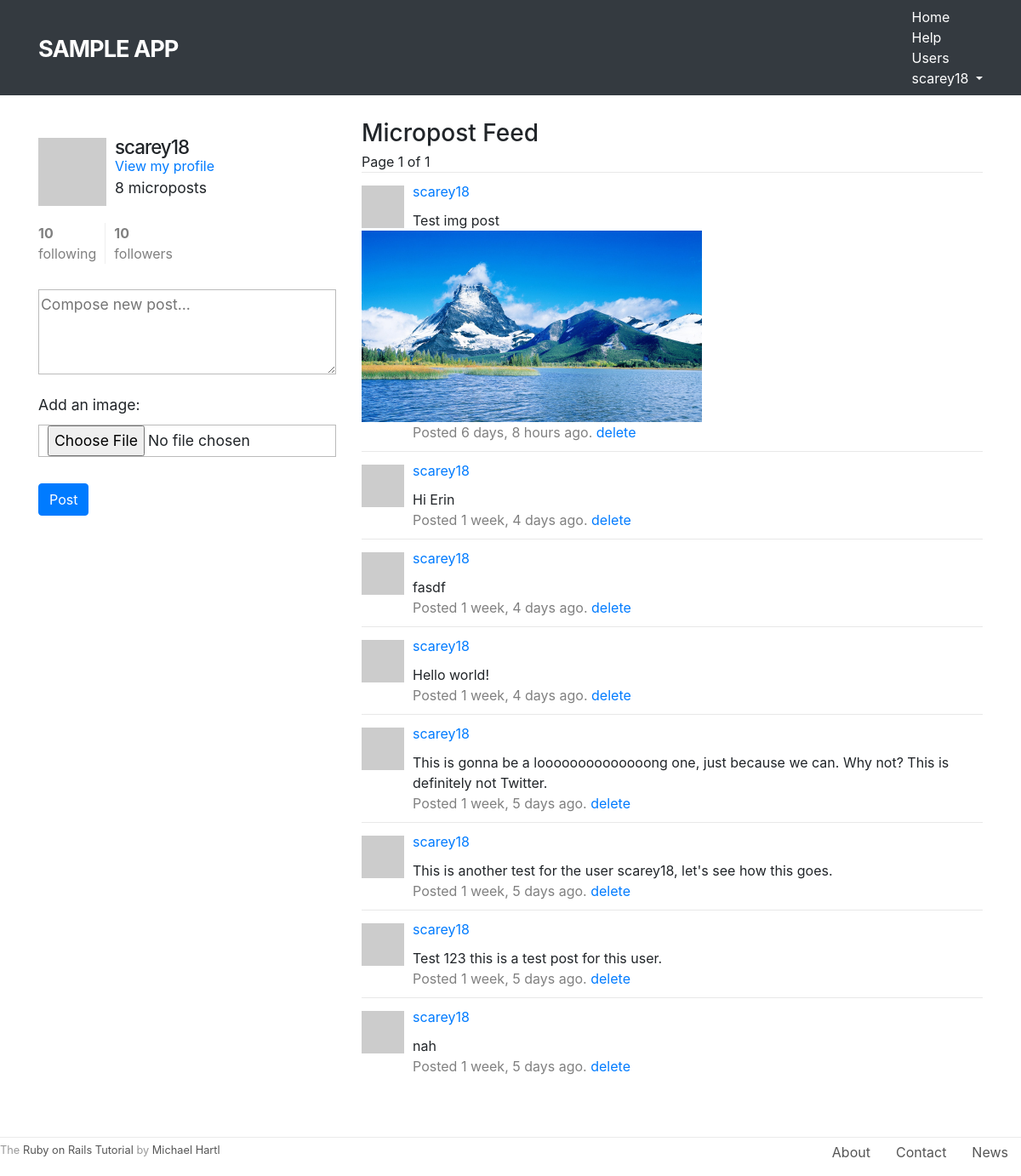
Screenshot of / (signed in) with the database file from the repository.
### static_pages/models.py (models this page shows, shortened)
class User(AbstractUser):
    is_active = models.BooleanField(default=False)
    activation_id = models.SlugField(null=True, blank=True, default=None)
    following = models.ManyToManyField(
                    'self',
                    symmetrical=False,
                    related_name='followers',
                    blank=True,
                    default=None
                )
    REQUIRED_FIELDS = ['email']
    def get_absolute_url(self):
        return reverse('static_pages:profile', args=(self.pk,))
    def gravatar(self, size=80):
        digest = hashlib.md5(self.email.encode()).hexdigest()
        url = f'http://www.gravatar.com/avatar/{digest}'
        img_tag = f'<img src="{url}" height="{size}" width="{size}" class="gravatar">'
        wrapped_img_tag = f'<a href="{self.get_absolute_url()}">{img_tag}</a>'
        return mark_safe(wrapped_img_tag)
    def index_gravatar(self):
        return self.gravatar(50)
    def microposts(self):
        return self.micropost_set.all().order_by('-created_at')

class Micropost(models.Model):
    content = models.TextField(max_length=140)
    created_at = models.DateTimeField(editable=False)
    updated_at = models.DateTimeField()
    user = models.ForeignKey(User, on_delete=models.CASCADE, editable=False)
    picture = models.ImageField(upload_to=image_file_path, blank=True, null=True)
    def resized_pic_width(self, size=400):
        return size if self.picture.width >= size else self.picture.width

### static_pages/views.py (the view)
# urls.py: 2. Add a URL to urlpatterns:  path('', views.home, name='home')
def home(request):
    user = auth.get_user(request)
    if user.is_authenticated:
        page_num = request.GET.get('page', 1)
        page_obj = Paginator(user.microposts(), 10).page(page_num)
        context = {
            'form': MicropostForm(),
            'page_obj': page_obj,
        }
        return render(request, 'static_pages/logged_in_home.html', context)
    return render(request, 'static_pages/logged_out_home.html')

### static_pages/forms.py
class MicropostForm(forms.ModelForm):
    class Meta:
        model = Micropost
        fields = ['content', 'picture']
        labels = {'content': _(''), 'picture': _('Add an image:')}
    def __init__(self, *args, **kwargs):
        super().__init__(*args, **kwargs)
        self.fields['content'].widget.attrs['placeholder'] = 'Compose new post...'

### static_pages/templates/static_pages/logged_in_home.html (shortened to what this page needs)
{% extends 'base.html' %}
{% block content %}
<div class="row">
    <aside class="col-md-4">
        <section class="user_info">
            <h1>
                {{ user.gravatar }}
                {{ user.username }}
            </h1>
            <span>
                <a href="{% url 'static_pages:profile' user.pk %}">View my profile</a>
            </span>
            <p>
                {{ user.microposts.count }} micropost{{ user.microposts.count|pluralize }}
            </p>
        </section>
        {% include 'partials/following_stats.html' with u=user %}
        <section class="micropost_form">
            <form method="post" action="{% url 'static_pages:create_micropost' %}" enctype="multipart/form-data">
                {{ form.as_p }}
                <button type="submit" class="btn btn-primary">Post</button>
            </form>
        </section>
    </aside>
    {% if user.microposts %}
    <div class="col-md-8">
        <h3>Micropost Feed</h3>
        {% include 'partials/user_post_list.html' with page_obj=page_obj %}
    </div>
    {% endif %}
</div>
{% endblock %}

### static_pages/templates/base.html (shortened to what this page needs)
<head>
	<link rel="stylesheet" href="https://stackpath.bootstrapcdn.com/bootstrap/4.1.1/css/bootstrap.min.css">
	{% load static %}
	<link rel="stylesheet" type="text/css" href="{% static 'static_pages/compiled.css' %}">
</head>
<body>
    <header class="navbar navbar-fixed-top navbar-dark bg-dark">
      	<div class="container">
        	<a href="{% url 'static_pages:home' %}" id="logo" class="navbar-brand">Sample app</a>
        	<nav>
          		<ul class="nav navbar-nav navbar-right">
            		<li><a href="{% url 'static_pages:home' %}">Home</a></li>
            		<li><a href="{% url 'static_pages:help' %}">Help</a></li>
            		{% if user.is_authenticated %}
            		<li><a href="{% url 'static_pages:index' %}">Users</a></li>
            		<li class="dropdown">
            			<a href="#" class="dropdown-toggle" data-toggle="dropdown">
            				{{ user.username }}<b class="caret"></b>
            			</a>
            		</li>
            		{% else %}
            		<li><a href="{% url 'static_pages:login' %}">Log in</a></li>
            		{% endif %}
          		</ul>
        	</nav>
      	</div>
    </header>
    <div class="container content">
        {% block content %}{% endblock %}
    </div>
    <footer class="footer">
		<small>
	    	The <a href="http://www.railstutorial.org/">Ruby on Rails Tutorial</a>
	   		by <a href="http://www.michaelhartl.com/">Michael Hartl</a>
	  	</small>
	  	<nav>
	    	<ul>
	      		<li><a href="{% url 'static_pages:about' %}">About</a></li>
	      		<li><a href="{% url 'static_pages:contact' %}">Contact</a></li>
	      		<li><a href="http://news.railstutorial.org/">News</a></li>
	    	</ul>
	  	</nav>
	</footer>
</body>

### static_pages/templates/partials/following_stats.html
<div class="stats">
	<a href="{% url 'static_pages:following' u.pk %}">
		<strong id="following" class="stat">
			{{ u.following.count }}
		</strong>
		following
	</a>
	<a href="#">
		<strong id="followers" class="stat">
			{{ u.followers.count }}
		</strong>
		followers
	</a>
</div>

### static_pages/templates/partials/user_post_list.html (shortened to what this page needs)
<ol class="microposts">
    <div class="pagination">
        <span class="step-links">
            <span class="current">
                Page {{ page_obj.number }} of {{ page_obj.paginator.num_pages }}
            </span>
        </span>
    </div>
    {% for p in page_obj.object_list %}
    <li id="micropost-{{p.pk}}">
        {{ p.user.index_gravatar }}
        <span class="user">
            <a href="{% url 'static_pages:profile' p.user.pk %}">
                {{ p.user.username }}
            </a>
        </span>
        <span class="content">{{ p.content }}</span>
        {% if p.picture %}
        <a href="{{ p.picture.url }}">
            <img src="{{ p.picture.url }}" width={{ p.resized_pic_width }}>
        </a>
        {% endif %}
        {% load humanize %}
        <span class="timestamp">
            Posted {{ p.created_at|naturaltime }}.
            {% if p.user == user %}
            <a href="{% url 'static_pages:delete_micropost' p.pk %}">delete</a>
            {% endif %}
        </span>
    </li>
    {% endfor %}
</ol>

### static_pages/static/static_pages/compiled.css (style rules this page uses)
section { overflow: auto; }
textarea { resize: vertical; }
#logo { float: left; margin-right: 10px; font-size: 1.7em; color: #fff; text-transform: uppercase; letter-spacing: -1px; padding-top: 9px; font-weight: bold; }
header a { color: #fff; }
footer { margin-top: 45px; padding-top: 5px; border-top: 1px solid #eaeaea; color: #999999; }
footer a { color: #555; }
footer small { float: left; }
footer ul { float: right; list-style: none; }
footer ul li { float: left; margin: 0 15px; }
h1, h2, h3, h4, h5, h6 { line-height: 1; }
h1 { font-size: 3em; letter-spacing: -2px; margin-bottom: 30px; text-align: center; }
p { font-size: 1.1em; line-height: 1.7em; }
.content { margin-top: 30px; }
aside section.user_info { margin-top: 20px; }
aside section { padding: 10px 0; margin-top: 20px; }
aside section:first-child { border: 0; padding-top: 0; }
aside section span { display: block; margin-bottom: 3px; line-height: 1; }
aside section h1 { font-size: 1.4em; text-align: left; letter-spacing: -1px; margin-bottom: 3px; margin-top: 0px; }
.gravatar { float: left; margin-right: 10px; }
.stats { overflow: auto; margin-top: 0; padding: 0; }
.stats a { float: left; padding: 0 10px; border-left: 1px solid #eeeeee; color: gray; }
.stats a:first-child { padding-left: 0; border: 0; }
.stats strong { display: block; }
input, textarea, select, .uneditable-input { border: 1px solid #bbb; width: 100%; margin-bottom: 15px; }
input { height: auto !important; }
.row { align-items: flex-start; justify-content: center; }
input { padding-left: 10px; }
.microposts { list-style: none; padding: 0; }
.microposts li { padding: 10px 0; border-top: 1px solid #e8e8e8; }
.microposts .user { margin-top: 5em; padding-top: 0; }
.microposts .content { display: block; margin-left: 60px; margin-top: 10px; overflow: auto; }
.microposts .timestamp { color: gray; display: block; margin-left: 60px; }
.microposts .gravatar { float: left; margin-right: 10px; margin-top: 5px; }
aside textarea { height: 100px; margin-bottom: 5px; }

### rows the page displays
User: username "scarey18", microposts.count "8", following.count "10", followers.count "10"
Micropost: user.username "scarey18", content "Test img post", picture (picture), created_at "6 days, 8 hours ago", shows "delete"
Micropost: user.username "scarey18", content "Hi Erin", created_at "1 week, 4 days ago", shows "delete"
Micropost: user.username "scarey18", content "fasdf", created_at "1 week, 4 days ago", shows "delete"
Micropost: user.username "scarey18", content "Hello world!", created_at "1 week, 4 days ago", shows "delete"
Micropost: user.username "scarey18", content "This is gonna be a loooooooooooooong one, just because we can. Why not? This is definitely not Twitter.", created_at "1 week, 5 days ago", shows "delete"
Micropost: user.username "scarey18", content "This is another test for the user scarey18, let's see how this goes.", created_at "1 week, 5 days ago", shows "delete"
Micropost: user.username "scarey18", content "Test 123 this is a test post for this user.", created_at "1 week, 5 days ago", shows "delete"
Micropost: user.username "scarey18", content "nah", created_at "1 week, 5 days ago", shows "delete"

### other values shown
{{ page_obj.number }} "1"
{{ page_obj.paginator.num_pages }} "1"
